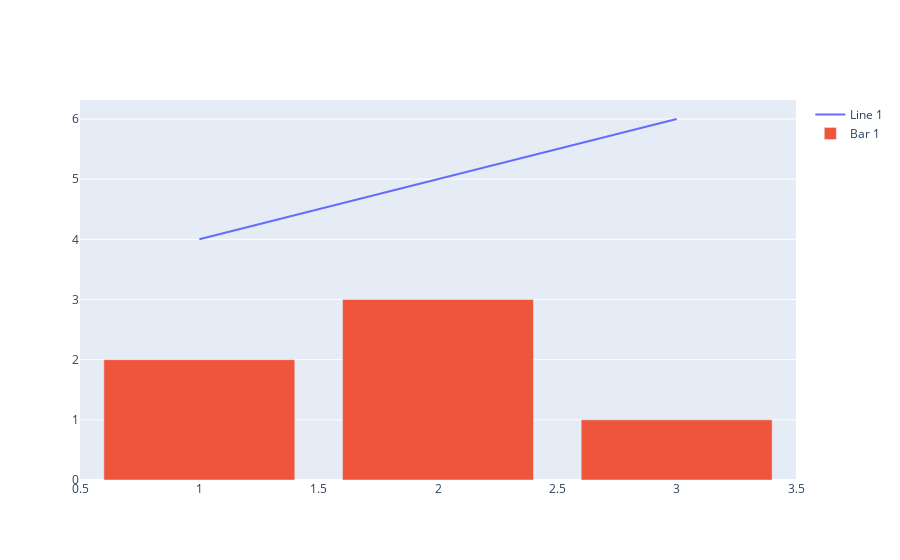

Source (notebook cell):
### Code cell
import plotly.graph_objects as go

fig = go.Figure()

# Add a scatter plot
fig.add_trace(go.Scatter(x=[1, 2, 3], y=[4, 5, 6], mode='lines', name='Line 1'))

# Add a bar plot
fig.add_trace(go.Bar(x=[1, 2, 3], y=[2, 3, 1], name='Bar 1'))

fig.show()

### Figure 1 — Plotly figure (JSON) as saved in the notebook; plotly's stock layout.template omitted (floating-point values rounded to 4 significant figures)
{"data": [{"mode": "lines", "name": "Line 1", "type": "scatter", "x": [1, 2, 3], "y": [4, 5, 6]}, {"name": "Bar 1", "type": "bar", "x": [1, 2, 3], "y": [2, 3, 1]}], "layout": {}}
